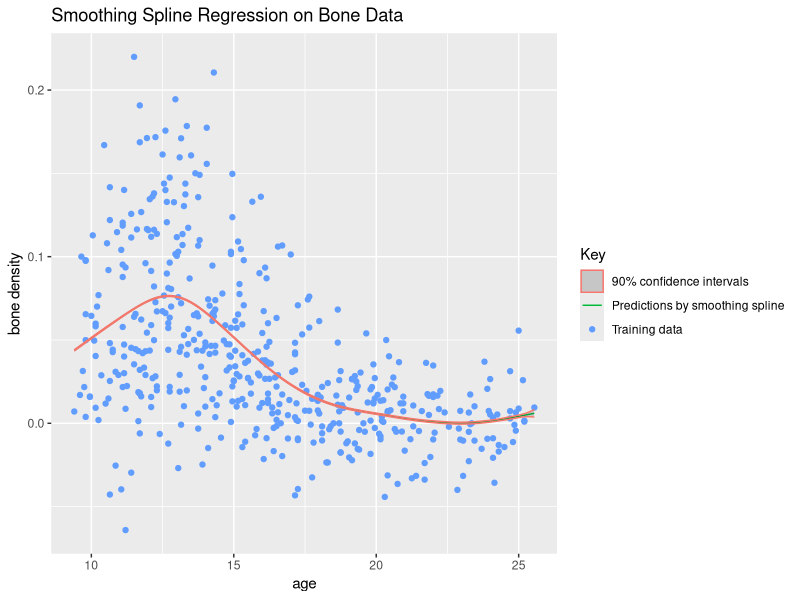
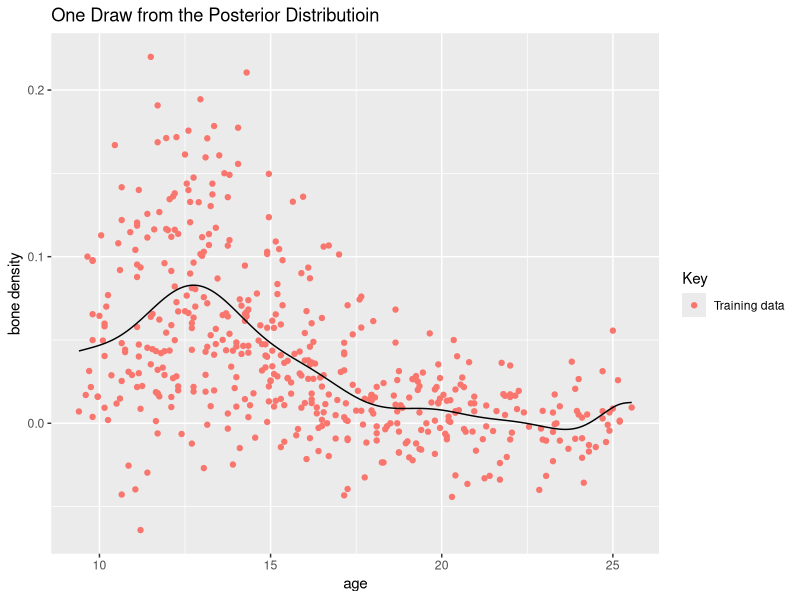
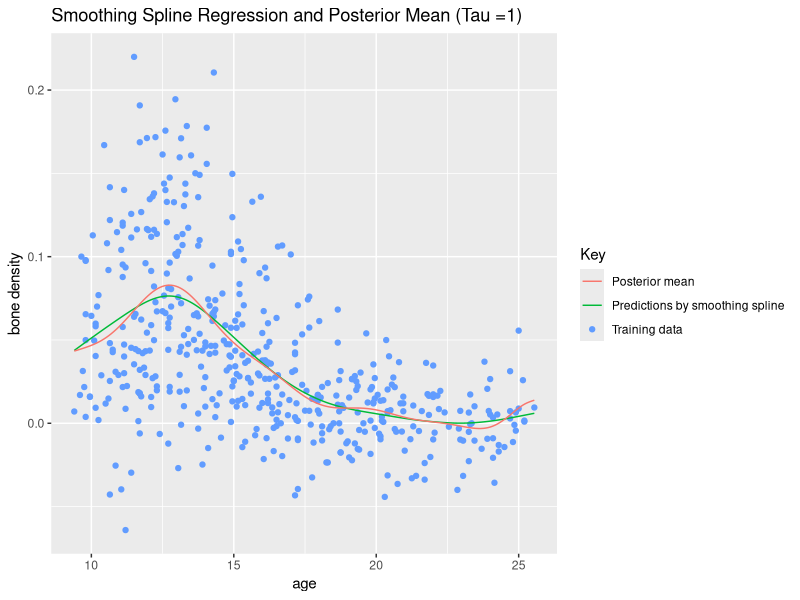
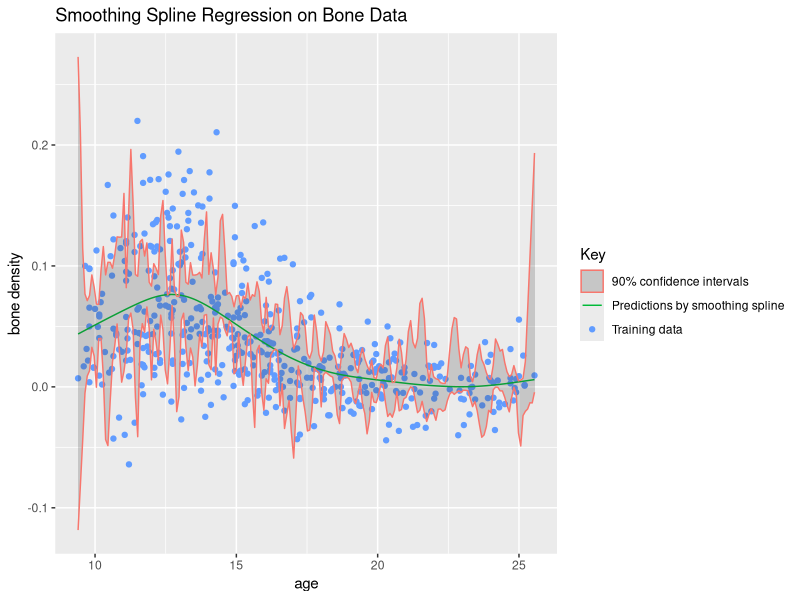

Write the R code that produced these figures, in order.
## ---- chunk 1
library(dplyr)
library(MASS)
library(knitr)
library(graphics)
library(splines)
library(gam)
library(mgcv)
library(broom)
library(ggplot2)
## ---- chunk 2
bone.data<-read.table("bone_data.txt", header = TRUE, dec=".")
## ---- chunk 3
head(bone.data)
## ---- chunk 4
num.knots<-length(unique(bone.data[['age']]))
sep="\n"

string<-paste("The number of knots and basis functions we will have is: ", num.knots, ".")
cat(string)
## ---- chunk 5
H.matrix<-function(data){
  K<-length(unique(data[['age']]))
  N<-length(data[['age']])
  x<-data[['age']]
  xi<-sort(as.vector(unique(data[['age']])))
  H<-matrix(0,N,K)
  
  for(i in 1:N){
    for(j in 1:2){
      H[i,j]=x[i]**(j-1)
    }
  }
  for (i in 1:N){
    d_K_1<-(cutoff((x[i]-xi[K-1])**3)-cutoff((x[i]-xi[K])**3))/(xi[K]-xi[K-1])
    for (j in 1:(K-2)){
      d_j<-(cutoff((x[i]-xi[j])**3)-cutoff((x[i]-xi[K])**3))/(xi[K]-xi[j])
      H[i,j+2]=d_j-d_K_1
    }
  }
  return(H)
}
## ---- chunk 6
cutoff<-function(x){
  if(x>=0){ 
    return(x)}
  else{ 
    return(0)}
}
## ---- chunk 7
sigma.hat<-function(data){
  ages<-data[['age']]
  spline<-smooth.spline(x=ages, y=data[,'spnbmd'], cv=FALSE, all.knots=TRUE)
  preds<-predict(spline,x=ages)

  N<-length(ages)
  errorvec<-matrix(1,N)
  for (i in 1:N){
    error<-(preds$y[i]-data[['spnbmd']][i])**2
    errorvec[i]<-error
  }
  return(1/N*(sum(errorvec)))
}
## ---- chunk 8
little.h<-function(y,data){
  K<-length(unique(data[['age']]))
  x<-sort(as.vector(unique(data[['age']])))
  H<-matrix(1, K)
  
  for(j in 1:2){
      H[j]=y**(j-1)
    }
  d_K_1<-(cutoff((y-x[K-1])**3)-cutoff((y-x[K])**3))/(x[K]-x[K-1])
  for (j in 1:(K-2)){
    d_j<-(cutoff((y-x[j])**3)-cutoff((y-x[K])**3))/(x[K]-x[j])
    H[j+2]=d_j-d_K_1
    }
  return(H)
}
## ---- chunk 9
standard.error<-function(x, H.matrix, sigma, data){
  h<-little.h(x, data)
  val<-sigma*(t(h)%*%ginv(t(H.matrix)%*%H.matrix)%*%h)^(1/2)
  return(val)
}
## ---- chunk 10
bigH<-H.matrix(bone.data)
sigma<-sigma.hat(bone.data)
## ---- chunk 11
ages<-bone.data[['age']]
age.grid<-seq(from=min(ages), to=max(ages), length.out=200)

pts<-matrix(1,200)
for(i in 1:200){
  pts[i]<-standard.error(age.grid[i], bigH, sigma, bone.data)
}

spline<-smooth.spline(x=bone.data[,'age'], y=bone.data[,'spnbmd'],cv=FALSE,  all.knots=TRUE)
preds<-predict(spline, x=age.grid)

lower<-preds$y-1.645*pts
upper<-preds$y+1.645*pts


label1<-'90% confidence intervals'
label2<-'Predictions by smoothing spline'
Key<-'Training data'

p<-ggplot() +
  geom_point(data=bone.data, aes(x=age, y=spnbmd, color=Key))+
  geom_line(aes(x=age.grid, y=preds$y, color=label2))+
  geom_ribbon(aes(x=age.grid, ymin=lower, ymax=upper, color=label1), alpha=.2)+
  labs(title="Smoothing Spline Regression on Bone Data", x="age", y="bone density")

print(p)

## ---- chunk 12
posterior.mean<-function(x,bigH,sigma,tau){
  y<-bone.data[['spnbmd']]
  h<-little.h(x, bone.data)
  K<-length(unique(bone.data[['age']]))
  val<-t(h)%*%ginv(t(bigH)%*%bigH + sigma^2/tau*diag(K))%*%t(bigH)%*%y
  return(val)
}
## ---- chunk 13
posterior.cov<-function(x,y,bigH,sigma,tau){
  hx<-little.h(x, bone.data)
  hy<-little.h(y, bone.data)
  K<-length(unique(bone.data[['age']]))
  val<-t(hx)%*%ginv(t(bigH)%*%bigH + sigma^2/tau*diag(K))%*%hy*sigma^2
  return(val)
}
## ---- chunk 14
post.beta.mean<-function(bigH,sigma,tau){
  y<-bone.data[['spnbmd']]
  K<-length(unique(bone.data[['age']]))
  val<-ginv(t(bigH)%*%bigH + sigma^2/tau*diag(K))%*%t(bigH)%*%y
  return(val)
}
## ---- chunk 15
post.beta.cov<-function(bigH,sigma,tau){
  K<-length(unique(bone.data[['age']]))
  val<-ginv(t(bigH)%*%bigH + sigma^2/tau*diag(K))*sigma^2
  return(val)
}
## ---- chunk 16
mean<-post.beta.mean(bigH,sigma,100)
cov<-post.beta.cov(bigH,sigma,100)
## ---- chunk 17

sampled.betas<-mvrnorm(1,mean,cov)

grid.size<-200

ages<-bone.data[['age']]
age.grid<-seq(from=min(ages), to=max(ages), length.out=grid.size)
K<-length(unique(ages))
hmat<-matrix(1,grid.size,K)
for (i in 1:grid.size){
  hmat[i,]<-t(little.h(age.grid[i], bone.data))
}

label1<-'Sampled mu(x)'
label2<-'Predictions by smoothing spline'
Key<-'Training data'


p<-ggplot() +
  geom_point(data=bone.data, aes(x=age, y=spnbmd, color=Key))+
  geom_line(aes(x=age.grid, y=hmat%*%sampled.betas))+


  labs(title="One Draw from the Posterior Distributioin", x="age", y="bone density")

print(p)


## ---- chunk 18


expts<-matrix(1,200)
varpts<-matrix(1,200)
for(i in 1:200){
  expts[i]<-posterior.mean(age.grid[i], bigH, sigma,100)
  varpts[i]<-posterior.cov(age.grid[i], age.grid[i],bigH,sigma,100)
}

## ---- chunk 19


label2<-'Predictions by smoothing spline'
label3<-'Posterior mean'
Key<-'Training data'

p<-ggplot() +
  geom_point(data=bone.data, aes(x=age, y=spnbmd, color=Key))+
  geom_line(aes(x=age.grid, y=preds$y, color=label2))+
  geom_line(aes(x=age.grid, y=expts, color=label3))+
  labs(title="Smoothing Spline Regression and Posterior Mean (Tau =1)", x="age", y="bone density")

print(p)

## ---- chunk 20
shuffle<-function(){
  num<-nrow(bone.data)
  resampled.rows<-sample(1:num, size=num, replace=TRUE)
  new.data<-bone.data[resampled.rows,]
  return(new.data)
}
## ---- chunk 21
new.spline<-function(new.data, grid.size){
  spline<-smooth.spline(x=new.data[,'age'], y=new.data[,'spnbmd'], cv=FALSE,  all.knots=TRUE)
  
  age.grid<-seq(from=min(bone.data[,'age']), to=max(bone.data[,'age']), length.out=grid.size)
  preds<-predict(spline,x=age.grid)
  
  bone.preds<-preds$y
  return(bone.preds)
}
## ---- chunk 22
spline.ci <- function(N,alpha, grid.size){
  first.spline<-new.spline(bone.data, grid.size)
  bootstrapped.splines<-replicate(N, new.spline(shuffle(), grid.size))
  
  l.ci<-2*first.spline-apply(bootstrapped.splines, 1, quantile, probs=1-alpha/2)
  u.ci<-2*first.spline-apply(bootstrapped.splines, 1, quantile, probs=alpha/2)
  
  ages<-bone.data[,'age']
  age.grid<-seq(from=min(ages), to=max(ages), length.out=grid.size)
  
  vals<-list(orig.spline=first.spline, lower.ci=l.ci, upper.ci=u.ci, x=age.grid)
  return(vals)
  
}
## ---- chunk 23
plot.splines<-function(c.ints){

label1<-'90% confidence intervals'
label2<-'Predictions by smoothing spline'
Key<-'Training data'

p<-ggplot() +
  geom_point(data=bone.data, aes(x=age, y=spnbmd, color=Key))+
  geom_line(aes(x=c.ints$x, y=c.ints$orig.spline, color=label2))+
  geom_ribbon(aes(x=c.ints$x, ymin=c.ints$lower.ci, ymax=c.ints$upper.ci, color=label1), alpha=.2)+
  labs(title="Smoothing Spline Regression on Bone Data", x="age", y="bone density")
return(p)
}
## ---- chunk 24
spline<-smooth.spline(x=bone.data[,'age'], y=bone.data[,'spnbmd'], cv=FALSE,  all.knots=TRUE)

sep<-"\n"

string1<- paste("Using generalized cross validation, the value of lambda used is", spline$lambda,".")
string2<-paste(sep, "The effective degrees of freedom are: ", spline$df,".")

cat(string1)
cat(string2)
## ---- chunk 25
alpha<-.1
num.boots<-100
c.ints<-spline.ci(num.boots,alpha,200)

p<-plot.splines(c.ints)
print(p)
## ---- chunk 26
cv.fit<-function(){
  N<-nrow(bone.data)
  sum.loss<-0
  for(i in 1:N){
    yi<-bone.data[['spnbmd']][i]
    xi<-bone.data[['age']][i]
    new.data<-bone.data[bone.data$'age'!=xi,]
    fitj<-smooth.spline(x=new.data[['age']], y=new.data[['spnbmd']], cv=FALSE, all.knots=TRUE)
    est.yi<-predict(fitj,xi)$y
    sum.loss<-sum.loss+(yi-est.yi)^2
  }
  val<-sum.loss/N
  return(val)
}
## ---- chunk 27
get.bootstrap.samples<-function(B){
  num<-nrow(bone.data)
  samples<-matrix(1,B,num)
  for(i in 1:B){
    resampled.rows<-sample(1:num, size=num, replace=TRUE)
    samples[i,]<-resampled.rows
  }
  return(samples)
}
## ---- chunk 28
cv.bag<-function(samples){
  B<-nrow(samples)
  N<-nrow(bone.data)
  sum.loss<-0
  for(i in 1:N){
    yi<-bone.data[['spnbmd']][i]
    xi<-bone.data[['age']][i]
    est.yi<-0
    
    for(j in 1:B){
      new.data<-bone.data[samples[j,],]
      new.data<-new.data[new.data$'age'!=xi,]
      fitj<-smooth.spline(x=new.data[['age']], y=new.data[['spnbmd']], cv=FALSE, all.knots=TRUE)
      est.yi<-est.yi+predict(fitj,xi)$y
    }
    hat.f<-1/B*est.yi
    sum.loss<-sum.loss+(yi-hat.f)^2
  }
  val<-sum.loss/N
  return(val)
}
## ---- chunk 29
B<-100
samples<-get.bootstrap.samples(B)
error<-cv.bag(samples)

string<-paste("The estimated error for the aggregated bootstrap estimator with ", B, " samples is: ", error)
cat(string)
## ---- chunk 30
error<-cv.fit()
string<-paste("The estimated error for the smoothing spline estimator with is: ", error)
cat(string)
